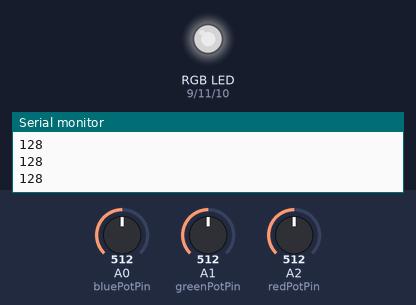
A sketch run on a simulated Arduino Uno, built with avr-gcc and run on an emulated ATmega328P. Parts: an RGB LED mixed from three pins (HIGH = lit), the last lines printed to the serial monitor. The test bench sets the inputs (shaded band); at power-on: A2 (redPotPin) = 512, A0 (bluePotPin) = 512, A1 (greenPotPin) = 512. Dim RGB values are drawn brighter than linear.

Above: at 1.2 s.
1.3 s: A2 (redPotPin) set to 716
At 2.2 s:
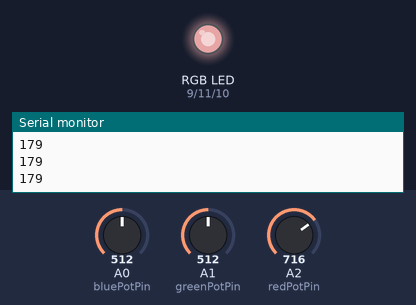
2.8 s: A0 (bluePotPin) set to 716
At 3.5 s:
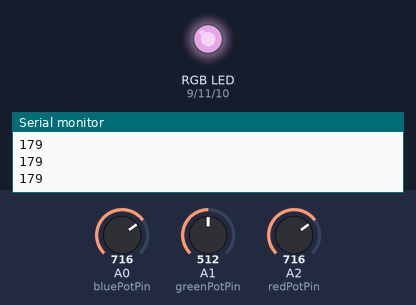
4.3 s: A1 (greenPotPin) set to 716
At 5.5 s:
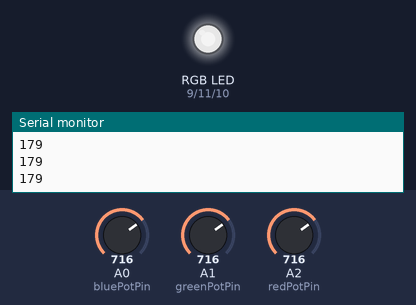
5.8 s: A2 (redPotPin) set to 900
At 7.0 s:
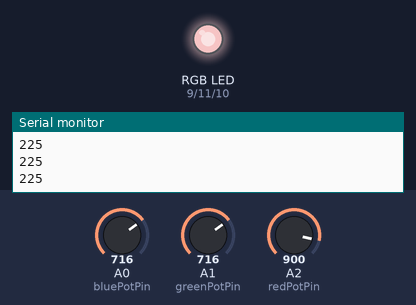
7.3 s: A0 (bluePotPin) set to 900
At 8.0 s:
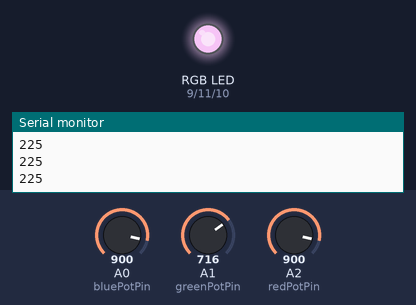
8.8 s: A1 (greenPotPin) set to 900
At 9.3 s:
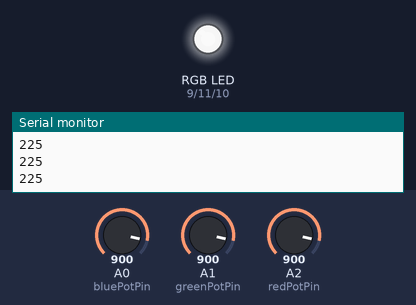
Timing chart, 0 to 11.3 s (numbered marks = the images above; inputs shaded):
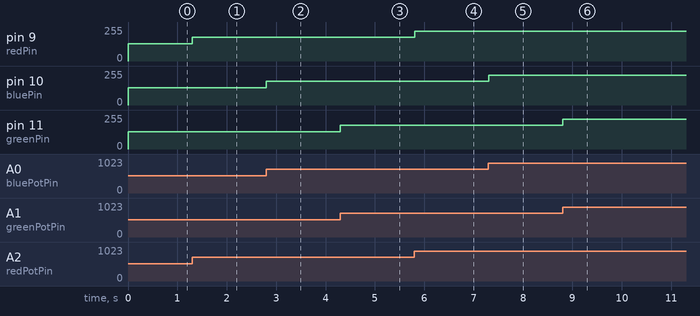

Measured:
- after the input at 1.3 s, pin 9 (redPin): 128/255 → 179/255 at once
- after the input at 2.8 s, pin 10 (bluePin): 128/255 → 179/255 at once
- after the input at 4.3 s, pin 11 (greenPin): 128/255 → 179/255 at once
- after the input at 5.8 s, pin 9 (redPin): 179/255 → 225/255 at once
- after the input at 7.3 s, pin 10 (bluePin): 179/255 → 225/255 at once
- after the input at 8.8 s, pin 11 (greenPin): 179/255 → 225/255 at once

The sketch:

HW1_controlling_RBG_with_3_Potentiometers.ino
```cpp
//declarare pini potentiometre
const int bluePotPin = A0;
const int greenPotPin = A1;
const int redPotPin = A2;

//declarare pini RGB
const int greenPin = 11;
const int bluePin = 10;
const int redPin = 9;

//declarare valoare potentiometre
int greenPotValue = 0;
int bluePotValue = 0;
int redPotValue = 0;

//declarare valori pentru culorile RGB
int greenPinValue = 0;
int bluePinValue = 0;
int redPinValue = 0;

const int splitValue = 4;

void setup() {
	Serial.begin(9600);
}

void loop() {

  //citirea valorilor potentiometrelor
  greenPotValue = analogRead(greenPotPin);
  bluePotValue = analogRead(bluePotPin);
  redPotValue = analogRead(redPotPin);

  //calculare valoare analog pentru led
  greenPinValue = greenPotValue / splitValue;
  bluePinValue = bluePotValue / splitValue;
  redPinValue = redPotValue / splitValue;

  // setam culorile RGB in functie de valorile potentiometrelor
  analogWrite(redPin, redPinValue);
  analogWrite(greenPin, greenPinValue);
  analogWrite(bluePin, bluePinValue);

  Serial.println(redPinValue);

}
```
